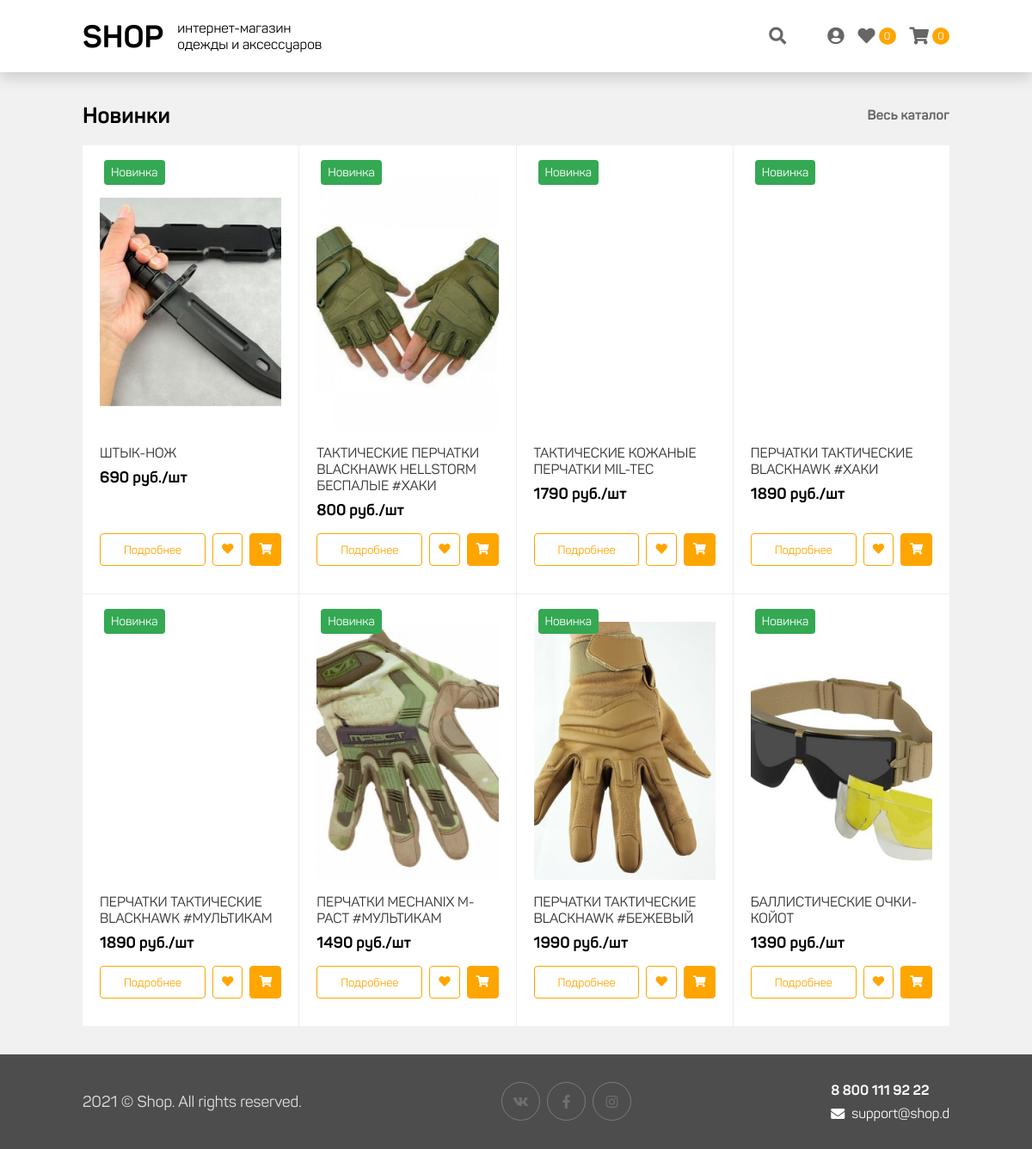
The page / on the database its author committed.
### tables this page shows
CREATE TABLE `product` (
  `id` int NOT NULL,
  `name` varchar(120) NOT NULL,
  `photo` varchar(120) NOT NULL,
  `description` text NOT NULL,
  `price` int NOT NULL,
  `on_sale` enum('y','n') NOT NULL DEFAULT 'y'
);

### php/router.php (called while the page is built, shortened)
<?php
$currentUrl = trim(array_shift(explode("?", $_SERVER["REQUEST_URI"])), "/");
$currentMethod = strtolower($_SERVER["REQUEST_METHOD"]);
function getRoute($routesList){
    global $currentMethod, $currentOptions, $currentUrl, $level_access, $auth;
    foreach($routesList as $route){
        $route['url'] = trim($route["url"], "/");
        if( ($route['url'] == $currentUrl || (isset($matches) && $matches != null)) && strtolower($route["method"]) === $currentMethod){
            return $route;
        }
    }
    return false;
}

### controller/front.php (called while the page is built, shortened)
<?php
function main(){
	$best_deals = dbQuery("SELECT name, photo, price, id FROM product ORDER BY id DESC LIMIT 8");
    load_view("main", "SHOP.d", ["best_deals" => $best_deals]);
}

### php/db.php (called while the page is built, shortened)
<?php
$config_db = load_config("db");
$link = null;
try{
    $link = mysqli_connect($config_db["host"], $config_db["user"], $config_db["password"], $config_db["name"]);
}catch(Exception $e){
    exit($e->getMessage());
}
function dbQuery($sql){
    global $link;
    if($result_query = mysqli_query($link, $sql)){
        $result = [];
        while ($row = mysqli_fetch_assoc($result_query)) {
            $result[] = $row;
        }
        if($result != []) return $result;
    }
    return false;
}

### view/pages/main.php (the view, shortened to what this page needs)
<section id="best-deals">
    <div class="container">
        <div class="section-title">
            <h3 class="text">Новинки</h3>
            <ul class="submenu">
                <li><a href="/search">Весь каталог</a></li>
            </ul>
        </div>
        <div class="content catalog-container">
            <?php foreach($best_deals as $best_deal): ?>
            <div class="product" data-product='{"id": "<?=$best_deal['id']?>", "name": "<?=$best_deal['name']?>", "price": "<?=$best_deal['price']?>", "photo": "<?=$best_deal['photo']?>"}'>
                <div class="product-wrapper">
                    <div class="image" style="background-image: url('<?=$best_deal['photo']?>');">
                        <p class="tag new">Новинка</p>
                    </div>
                    <div class="details">
                        <h3 class="name"><?=$best_deal['name']?></h3>
                        <p class="price"><?=$best_deal['price']?> руб./шт</p>
                    </div>
                    <div class="submenu">
                        <div class="actions">
                            <button class="btn" onclick="location.href='/product/<?=$best_deal['id']?>/';">Подробнее</button>
                            <button class="btn icon event-add-favorite" data-id="<?=$best_deal['id']?>"><i class="fas fa-heart"></i></button>
                            <button class="btn icon filled event-add-cart" data-id="<?=$best_deal['id']?>"><i class="fas fa-shopping-cart"></i></button>
                        </div>
                    </div>
                </div>
            </div>
            <?php endforeach; ?>
        </div>
    </div>
</section>

### index.php (shortened to what this page needs)
<?php
try{
    $route = false;
    if(strtolower($_SERVER["REQUEST_METHOD"]) == "get"){
        $route = getRoute(load_config("frontRoutes"));
    } else {
        $route = getRoute(load_config("apiRoutes"));
    }
    if( $route !== false ){
        load_controller($route);
    } else {
        load_error(404, "Страница не найдена");
    }
}catch(Exception $e){
    load_error(422, "Проблемы с загрузкой модулей");
}

### php/utils.php (shortened to what this page needs)
<?php
function load_config($name){
    $path = ROOTDIR."/config/{$name}.json";
    if(file_exists($path)){
        return json_decode(file_get_contents($path), true);
    }
    return false;
}
function load_controller($route){
    $options = (isset($route["options"]) && $route["options"] != null) ? [$route["options"]] : [];
    if(function_exists($route["function"])){
        call_user_func($route["function"], $options);
    } else {
        load_error(422, "Метода не существует");
    }
}
function load_view($view, $title, $params = [], $template = "template"){
    global $level_access, $currentUser;
    $extract = array_merge([
        "SYS_TITLE" => $title,
        "SYS_PAGE" => $view,
        "AUTH" => ($level_access < 2) ? true : false,
        "SYS_LEVELACCESS" => $level_access,
        "CURRENTUSER" => $currentUser
    ], $params);
    extract($extract);
    require_once "view/{$template}.php";
}

### view/template.php (shortened to what this page needs)
<html lang="ru">
<head>
    <link rel="stylesheet" href="/view/res/css/fontawesome.min.css">
    <link rel="stylesheet" href="/view/res/css/fonts.css">
    <link rel="stylesheet" href="/view/res/css/animation.css">
    <link rel="stylesheet" href="/view/res/css/popup.css">
    <link rel="stylesheet" href="/view/res/css/main.css">
    <link rel="stylesheet" href="/view/res/css/adaptive.css">
    <link rel="stylesheet" href="/view/res/css/template.css">
</head>
<body>
    <div id="page-wrapper">
        <header id="header-wrapper">
            <div class="container">
                <div class="header-logotype">
                    <a href="<?php echo ($SYS_LEVELACCESS > 0) ? "/" : "/admin/";?>" class="symbol">SHOP</a>
                    <p class="text">интернет-магазин<br>одежды и аксессуаров</p>
                </div>
                <nav id="header-wrapper-navigation" class="header-navigation">
                    <ul>
                        <li class="search" onclick="search_show()">
                            <i class="fas fa-search"></i>
                        </li>
                        <li onclick="<?php if(!$AUTH){echo 'popup_auth()';}else{echo "location.href='/profile/';";}?>">
                            <i class="fas fa-user-circle"></i>
                        </li>
                        <?php if($SYS_LEVELACCESS > 0){ ?>
                        <li>
                            <a href="/favorite/">
                                <i class="fas fa-heart"></i>
                                <p class="count" id="favorite-count-text">0</p>
                            </a>
                        </li>
                        <li class="cart">
                            <div class="li-body">
                                <i class="fas fa-shopping-cart"></i>
                                <p class="count" id="cart-count-text">0</p>
                            </div>
                        </li>
                        <?php } ?>
                    </ul>
                </nav>
            </div>
        </header>
        <main id="main-wrapper">
            <?php require_once "pages/{$SYS_PAGE}.php"; ?>
        </main>
        <footer id="footer-wrapper">
            <div class="container">
                <div class="column logotype">
                    <p class="text">2021 © Shop. All rights reserved.</p>
                </div>
                <div class="column social-icons">
                    <a class="icon" href="#" target="__blank"><i class="fab fa-vk"></i></a>
                    <a class="icon" href="#" target="__blank"><i class="fab fa-facebook-f"></i></a>
                    <a class="icon" href="#" target="__blank"><i class="fab fa-instagram"></i></a>
                </div>
                <div class="column contacts">
                    <p class="text"><b>8 800 111 92 22</b></p>
                    <p class="text"><i class="fas fa-envelope"></i> support@shop.d</p>
                </div>
            </div>
        </footer>
    </div>
</body>
</html>

### view/res/css/popup.css (style rules this page uses)
#page-wrapper { height: 100%; position: relative; margin-top: 84px; }

### view/res/css/main.css (style rules this page uses)
* { margin: 0; padding: 0; border: 0; outline: 0; box-sizing: border-box; font-family: 'Panton', sans-serif; }
.container { max-width: 1024px; width: 100%; padding: 0 8px; margin: 0 auto; }
a { color: inherit; text-decoration: none; }
ul { list-style: none; }
body { background-color: #f1f1f1; overflow: hidden; }
#header-wrapper { background-color: #fff; user-select: none; position: fixed; top: 0; left: 0; right: 0; z-index: 100; box-shadow: 0px 6px 16px rgba(0, 0, 0, 0.16) }
#header-wrapper > .container { display: flex; align-items: center; justify-content: space-between; }
#header-wrapper .header-logotype { display: flex; align-items: center; }
#header-wrapper .header-logotype .symbol { font-size: 36px; font-weight: 600; }
#header-wrapper .header-logotype .text { margin-left: 16px; }
#header-wrapper .header-navigation { padding: 0; display: block; }
#header-wrapper .header-navigation ul { display: flex; align-items: center; grid-gap: 16px; }
#header-wrapper .header-navigation ul .search { margin-right: 32px; }
#header-wrapper .header-navigation ul li { cursor: pointer; color: #666; font-size: 20px; transition: color 0.2s; display: flex; align-items: center; height: 100%; padding: 32px 0px; }
#header-wrapper .header-navigation ul li a { display: flex; align-items: center; }
#header-wrapper .header-navigation ul li .count { border-radius: 100%; background-color: orange; color: #FFF; height: 20px; width: 20px; font-size: 12px; margin-left: 4px; display: flex; align-items: center; justify-content: center; }
#header-wrapper .header-navigation ul .cart { position: relative; }
#header-wrapper .header-navigation ul .cart .li-body { display: flex; align-items: center; }
#main-wrapper { min-height: calc(100% - 110px); }
#main-wrapper section { padding: 32px 0px; border-bottom: 1px solid #ececec; }
#main-wrapper section .section-title { font-size: 22px; font-weight: 600; display: flex; align-items: center; justify-content: space-between; }
#main-wrapper section .section-title > .submenu { display: flex; align-items: center; grid-gap: 16px; }
#main-wrapper section .section-title > .submenu li { color: #666; font-size: 16px; cursor: pointer; border-bottom: 2px solid transparent; padding: 8px 0; transition: border 0.3s; }
#main-wrapper section .content { margin-top: 16px; }
#footer-wrapper { background-color: #4D4D4D; color: #fff; padding: 32px; height: 110px; }
#footer-wrapper .container { display: flex; justify-content: space-between; }
#footer-wrapper .column { display: flex; flex-direction: column; grid-gap: 8px; }
#footer-wrapper .column.logotype { justify-content: center; }
#footer-wrapper .column.logotype .text { font-size: 18px; color: #E2E2E2; }
#footer-wrapper .column.social-icons { flex-direction: row; }
#footer-wrapper .column.social-icons .icon { padding: 8px; border: 1px solid #7C7C7C; color: #6F6F6F; border-radius: 100%; width: 45px; height: 45px; display: flex; align-items: center; justify-content: center; cursor: pointer; transition: 0.3s color, 0.3s border; }
#footer-wrapper .column.contacts i { margin-right: 8px; }
#footer-wrapper .column.contacts .text { display: flex; align-items: center; }
.btn { background-color: #FFF; border-radius: 4px; border: 1px solid orange; color: orange; padding: 10px; cursor: pointer; transition: 0.3s background, 0.3s color, 0.3s border; }
.btn i { margin-right: 4px; }
.btn.filled { background-color: orange; color: #FFF; }

### rows shown on the page
product: photo (picture), name "ШТЫК-НОЖ", price "690"
product: photo (picture), name "ТАКТИЧЕСКИЕ ПЕРЧАТКИ BLACKHAWK HELLSTORM БЕСПАЛЫЕ #ХАКИ", price "800"
product: name "ТАКТИЧЕСКИЕ КОЖАНЫЕ ПЕРЧАТКИ MIL-TEC", price "1790"
product: name "ПЕРЧАТКИ ТАКТИЧЕСКИЕ BLACKHAWK #ХАКИ", price "1890"
product: name "ПЕРЧАТКИ ТАКТИЧЕСКИЕ BLACKHAWK #МУЛЬТИКАМ", price "1890"
product: photo (picture), name "ПЕРЧАТКИ MECHANIX M-PACT #МУЛЬТИКАМ", price "1490"
product: photo (picture), name "ПЕРЧАТКИ ТАКТИЧЕСКИЕ BLACKHAWK #БЕЖЕВЫЙ", price "1990"
product: photo (picture), name "БАЛЛИСТИЧЕСКИЕ ОЧКИ-КОЙОТ", price "1390"
